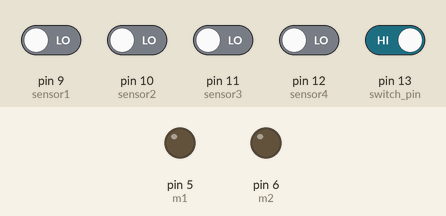
Bench run of a sketch on a simulated Arduino Uno, built with avr-gcc and run on an emulated ATmega328P. On the bench: output pins drawn as LEDs (lit = HIGH). Inputs (shaded band) come from the test bench; at power-on: pin 13 (switch_pin) HIGH, pin 9 (sensor1), pin 10 (sensor2), pin 11 (sensor3), pin 12 (sensor4) LOW.

Above: at 1.2 s.
1.3 s: pin 9 (sensor1) driven HIGH and pin 10 (sensor2) driven HIGH and pin 11 (sensor3) driven HIGH and pin 12 (sensor4) driven HIGH and pin 13 (switch_pin) driven LOW
At 1.9 s:
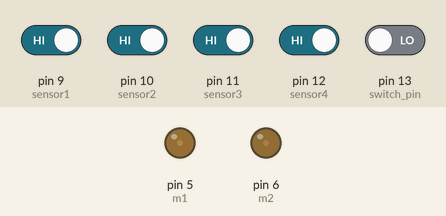
2.8 s: pin 9 (sensor1) driven LOW
At 3.8 s:
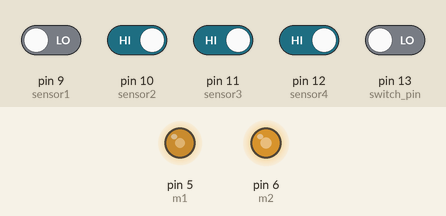
4.3 s: pin 11 (sensor3) driven LOW
At 5.2 s:
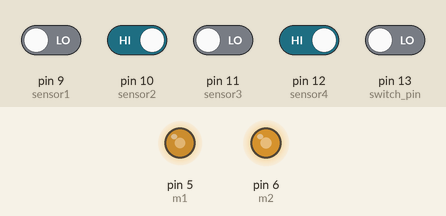
5.8 s: pin 12 (sensor4) driven LOW
At 6.3 s:
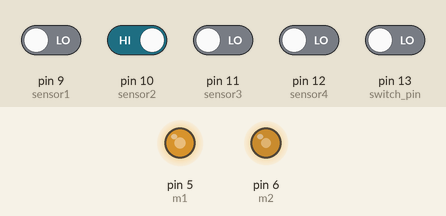
7.3 s: pin 10 (sensor2) driven LOW
At 8.5 s:
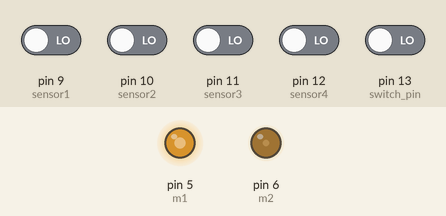
8.8 s: pin 9 (sensor1) driven HIGH
At 9.8 s:
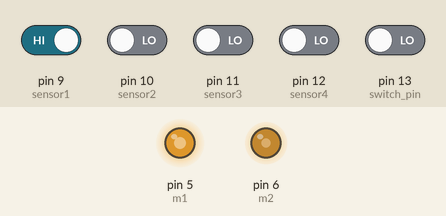
Timing chart, 0 to 11.3 s (numbered marks = the images above; inputs shaded):
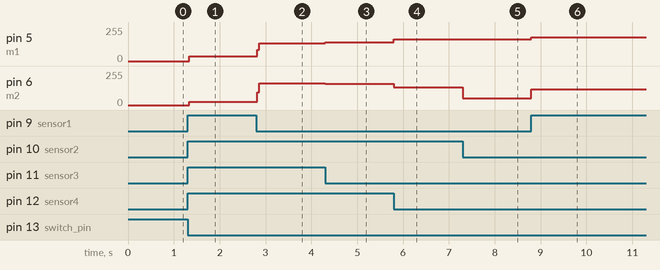

The sketch:

linetracer_final_code.ino
```cpp
//모터변수 m1=왼쪽 모터,m2=오른쪽모터
int m1=5, m2=6, e1=4, e2=7;
int m1memory=0,m2memory=0;
double add_value =0;


//IR센서 변수
int sensor1=9, sensor2=10, sensor3=11, sensor4=12;
int sensor1_v, sensor2_v, sensor3_v, sensor4_v;

//스위치,상태 변수
int state=0; char input;
int switch_pin=13, switch_value, switch_yes=1;

void setup()
{
  Serial.begin(9600);
  pinMode(m1,OUTPUT);
  pinMode(m2,OUTPUT);
}

void loop()
{
  re:
  sensor1_v=digitalRead(sensor1);
  sensor2_v=digitalRead(sensor2);
  sensor3_v=digitalRead(sensor3);
  sensor4_v=digitalRead(sensor4);


 /*Serial Monitor를 사용해 라인트레이서의 상태를 전환하려면 이 코드를 사용한다.
  if(Serial.available())
  {
    input=Serial.read();
    switch(input)
    {
      case 'g':
        state=1;break;
       case 's':
        state=0;break;
      default:
        break;
    }
  }
  */

  //스위치를 이용해 라인트레이서의 상태를 전환하려면 이 코드를 사용한다.
  switch_value=digitalRead(switch_pin);
  if(switch_value==0)//스위치를 누르면
  {
    if(switch_yes==1)
    {
      state = 1-state;
      switch_yes=0;
    }
  }
  if(switch_value==1)//스위치에서 손때면
  {
    switch_yes=1;
  }

  if(state==0)
  {
    analogWrite(m1,0);
    analogWrite(m2,0);
  }


  if(state==1)
  {
    /*
    digitalWrite(e1,LOW);
    digitalWrite(e2,HIGH);
    analogWrite(m1,255);
    analogWrite(m2,255);
    delay(500);
    */

    if(sensor1_v+sensor2_v+sensor3_v+sensor4_v==0)
    {
       /*
       digitalWrite(e1,LOW);
       digitalWrite(e2,HIGH);
       analogWrite(m1,90-(add_value+40));
       analogWrite(m2,90+(add_value+40));
       */

       if(add_value<0)
       {
        digitalWrite(e1,LOW);
        digitalWrite(e2,LOW);
        analogWrite(m1,150-add_value);
        analogWrite(m2,50);
       }
       if(add_value>0)
       {
        digitalWrite(e1,HIGH);
        digitalWrite(e2,HIGH);
        analogWrite(m1,50);
        analogWrite(m2,150+add_value);
       }
       goto re;
    }

    add_value=(sensor1_v*(-60)+sensor2_v*(-30)+sensor3_v*30+sensor4_v*60)/(1+sensor1_v+sensor2_v+sensor3_v+sensor4_v);

    digitalWrite(e1,LOW);
    digitalWrite(e2,HIGH);
    analogWrite(m1,150-add_value);
    analogWrite(m2,150+add_value);

    if(sensor1_v+sensor2_v+sensor3_v+sensor4_v==4)
    {
       analogWrite(m1,0);
       analogWrite(m2,0);
    }

  }

}
```

Measured:
- after the input at 1.3 s, pin 5 (m1): 0/255 → 37/255 at once; pin 6 (m2): 0/255 → 26/255 at once
- after the input at 2.8 s, pin 5 (m1): 37/255 → 135/255 at once; pin 6 (m2): 26/255 → 165/255 at once
- after the input at 4.3 s, pin 5 (m1): 135/255 → 140/255 at once; pin 6 (m2): 165/255 → 160/255 at once
- after the input at 5.8 s, pin 5 (m1): 140/255 → 165/255 at once; pin 6 (m2): 160/255 → 135/255 at once
- after the input at 7.3 s, pin 6 (m2): 135/255 → 50/255 at once
- after the input at 8.8 s, pin 5 (m1): 165/255 → 180/255 at once; pin 6 (m2): 50/255 → 120/255 at once
